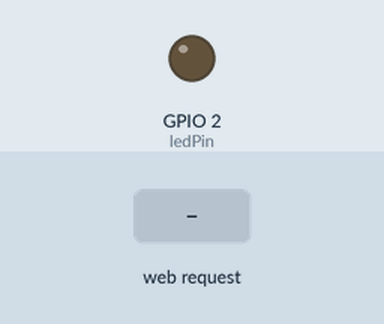
Recording of a sketch running on a simulated ESP32. Shown: output pins drawn as LEDs (lit = HIGH). The test bench sets the inputs (shaded band). WiFi joins after 1.5 s; servers stay silent unless stated; what the sketch prints to the serial monitor is not drawn.

Above: at 2.7 s.
2.8 s: HTTP request GET /on received
At 3.7 s:
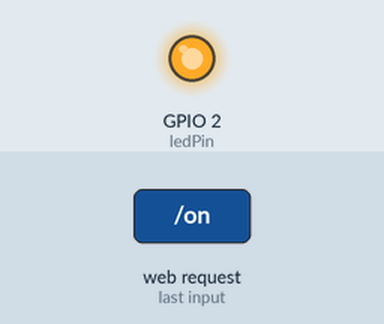
4.3 s: HTTP request GET /off received
At 4.9 s:
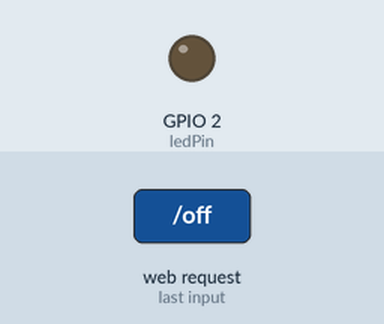
Timing chart, 0 to 7.3 s (numbered marks = the images above; inputs shaded):
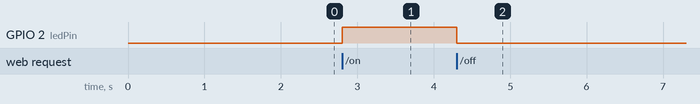

Measured:
- after the input at 2.8 s, GPIO 2 (ledPin): LOW → HIGH at once
- after the input at 4.3 s, GPIO 2 (ledPin): HIGH → LOW at once

The sketch:

Project5-WiFiLED.ino
```cpp
#include <WiFi.h>
#include <WebServer.h>
WebServer server (80);
int ledPin = 2;
// put your wifi and ssid
const char* ssid = "yourWifiName";
const char* password = "yourPassword";
// you can add more buttons to it by copying the "href thing" and adding more server.on thingies
const char* htmlPage = R"rawliteral(
  <!DOCTYPE html>
  <html>
  <nody style="textalign:center;
  font-family:sansserif;">
  <h1> ESP32 LED CONTROL </h1>
  <a href="/on"><button>Turn On</button></a>
  <a href="/off"><button>Turn Off</button></a>
  </body>
  </html>
  )rawliteral";

void setup() {
  // put your setup code here, to run once:
  pinMode (ledPin, OUTPUT);
  digitalWrite (ledPin, LOW);

  Serial.begin(115200);
  WiFi.begin(ssid, password);
  Serial.print("Connecting");
  while (WiFi.status() != WL_CONNECTED) {
  delay (500);
  Serial.print(".");
  }
  Serial.println ("");
  Serial.println ("CONNECTED TO WIFI");
  Serial.println ("IP address: ");
  Serial.println (WiFi.localIP());

  server.on ("/", []() {
    server.send(200, "text/html", htmlPage);
  } );
   // turn on
  server.on ("/on", []() {
    digitalWrite (ledPin, HIGH);
    server.send(200, "text/plain", "LED IS ON");
  } );
   // turn off
  server.on ("/off", []() {
    digitalWrite (ledPin, LOW);
    server.send(200, "text/plain", "LED IS OFF");
  } );

server.begin();
Serial.println("HTTP SERVER STARTED");
  }

void loop() {
  // put your main code here, to run repeatedly:
  server.handleClient();
}
```
